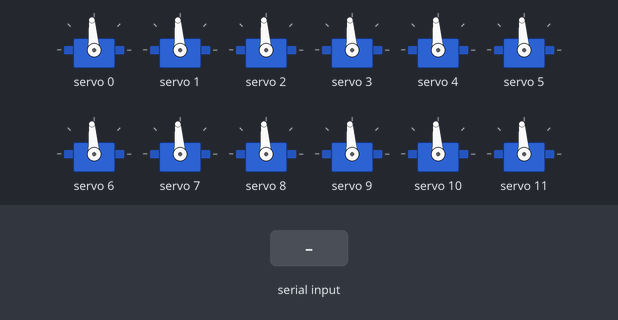
The sketch below on a simulated ESP32. Parts: 12 × servo. The test bench sets the inputs (shaded band). What the sketch prints to the serial monitor is not drawn.

Above: at 1.7 s.
1.8 s: "0\n" received over Serial
At 3.1 s:
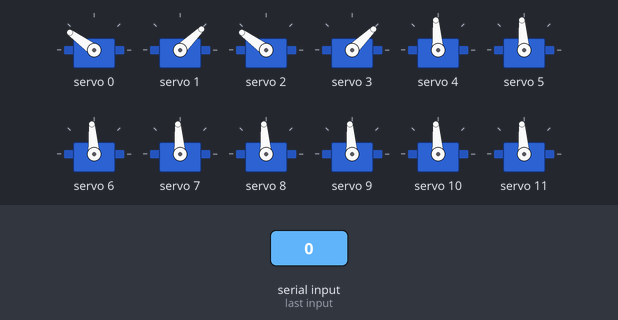
3.6 s: "2\n" received over Serial
At 5.4 s:
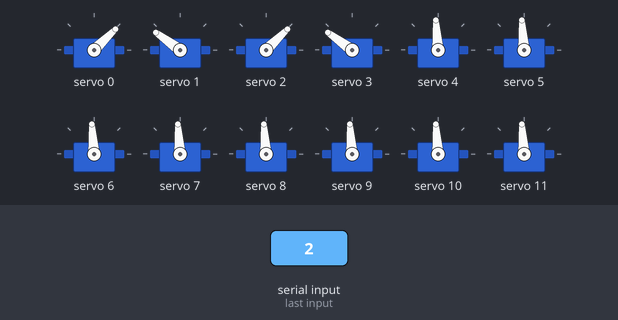
5.7 s: "3\n" received over Serial
At 7.1 s:
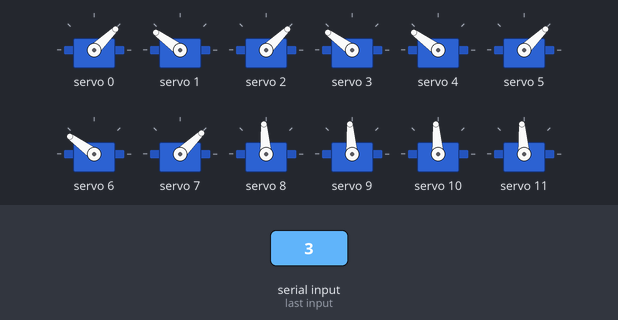
7.5 s: "1\n" received over Serial
At 8.9 s:
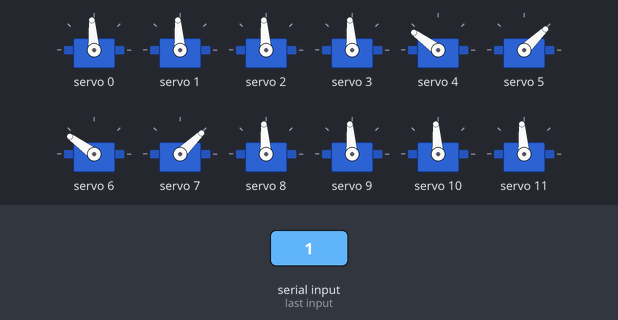
9.3 s: "5\n" received over Serial
At 10.2 s:
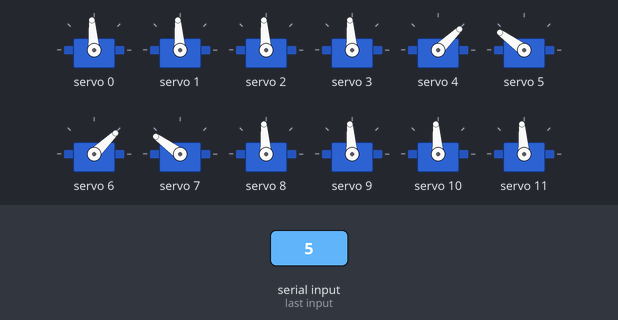
11.4 s: "0\n" received over Serial
At 12.8 s:
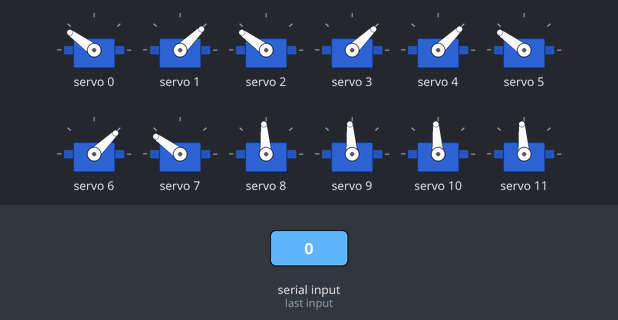
Timing chart, 0 to 14.2 s (numbered marks = the images above; inputs shaded):
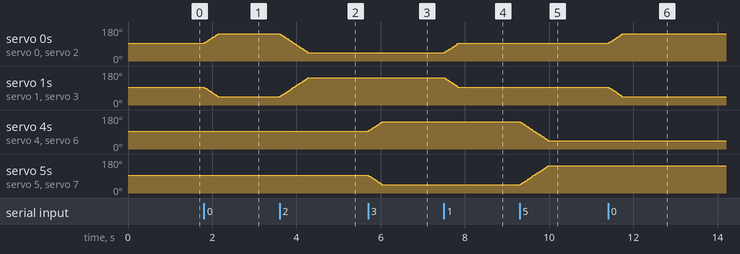

The sketch:

dot_calibrate.ino
```cpp
#include <Wire.h>
#include <Adafruit_PWMServoDriver.h>

Adafruit_PWMServoDriver pca = Adafruit_PWMServoDriver(0x40);

// =============================
// DOT SERVO SETUP
// =============================

// ESP32 I2C pins connected to the PCA9685
const int SDA_PIN = 34;
const int SCL_PIN = 33;

// PCA9685 pulse range for the servos
const int SERVO_MIN = 100;
const int SERVO_MAX = 520;


const int NUM_SERVOS = 12;

// Servos that are mounted backwards
// Add servo ports here if they move in the wrong direction
const int INVERTED_SERVOS[] = {0, 2, 4, 6, 9, 11};
const int INVERTED_SERVO_COUNT = sizeof(INVERTED_SERVOS) / sizeof(INVERTED_SERVOS[0]);

// Servo groups
const int HIP_SERVOS[]  = {0, 1, 2, 3};
const int LEG_SERVOS[]  = {4, 5, 6, 7};
const int FEET_SERVOS[] = {8, 9, 10, 11};

// Smoothing settings
const int STEP_SIZE = 2;
const int UPDATE_INTERVAL = 15;

int currentAngle[NUM_SERVOS];
int targetAngle[NUM_SERVOS];

unsigned long lastUpdate = 0;

// Offset for each servo to fix mechanical alignment
int servoOffset[NUM_SERVOS] = {
  0, 0, 0, 0,
  0, 0, 0, 0,
  0, 0, 0, 0
};

bool isInverted(int servo) {
  for (int i = 0; i < INVERTED_SERVO_COUNT; i++) {
    if (INVERTED_SERVOS[i] == servo) {
      return true;
    }
  }
  return false;
}

int angleToPulse(int angle) {
  angle = constrain(angle, 0, 180);
  return map(angle, 0, 180, SERVO_MIN, SERVO_MAX);
}

void writeServoLogical(int servo, int logicalAngle) {
  logicalAngle += servoOffset[servo];
  logicalAngle = constrain(logicalAngle, 0, 180);

  int actualAngle = logicalAngle;

  if (isInverted(servo)) {
    actualAngle = 180 - logicalAngle;
  }

  int pulse = angleToPulse(actualAngle);
  pca.setPWM(servo, 0, pulse);
}

void setServoTarget(int servo, int angle) {
  if (servo < 0 || servo >= NUM_SERVOS) return;
  targetAngle[servo] = constrain(angle, 0, 180);
}

void updateServosSmooth() {
  if (millis() - lastUpdate < UPDATE_INTERVAL) return;
  lastUpdate = millis();

  for (int servo = 0; servo < NUM_SERVOS; servo++) {
    if (currentAngle[servo] < targetAngle[servo]) {
      currentAngle[servo] += STEP_SIZE;

      if (currentAngle[servo] > targetAngle[servo]) {
        currentAngle[servo] = targetAngle[servo];
      }

      writeServoLogical(servo, currentAngle[servo]);
    }
    else if (currentAngle[servo] > targetAngle[servo]) {
      currentAngle[servo] -= STEP_SIZE;

      if (currentAngle[servo] < targetAngle[servo]) {
        currentAngle[servo] = targetAngle[servo];
      }

      writeServoLogical(servo, currentAngle[servo]);
    }
  }
}

void moveServoGroup(const int servoList[], int servoCount, int angle) {
  for (int i = 0; i < servoCount; i++) {
    setServoTarget(servoList[i], angle);
  }
}

void moveAllHipServos(int angle) {
  moveServoGroup(HIP_SERVOS, 4, angle);
}

void moveAllLegServos(int angle) {
  moveServoGroup(LEG_SERVOS, 4, angle);
}

void moveAllFeetServos(int angle) {
  moveServoGroup(FEET_SERVOS, 4, angle);
}

void standPose() {
  moveAllHipServos(110);
  moveAllLegServos(40);
  moveAllFeetServos(90);
}

void setup() {
  Serial.begin(115200);
  Wire.begin(SDA_PIN, SCL_PIN);

  pca.begin();
  pca.setPWMFreq(50);

  delay(500);

  for (int i = 0; i < NUM_SERVOS; i++) {
    currentAngle[i] = 90;
    targetAngle[i] = 90;
    writeServoLogical(i, 90);
  }

  Serial.println("Commands:");
  Serial.println("0 -> hips 45");
  Serial.println("1 -> hips 90");
  Serial.println("2 -> hips 135");
  Serial.println("3 -> legs 45");
  Serial.println("4 -> legs 90");
  Serial.println("5 -> legs 135");
  Serial.println("6 -> feet 45");
  Serial.println("7 -> feet 90");
  Serial.println("8 -> feet 135");
  Serial.println("9 -> stand pose");
}

void loop() {
  updateServosSmooth();

  if (Serial.available() > 0) {
    String input = Serial.readStringUntil('\n');
    input.trim();

    int command = input.toInt();
    int hip_angle = -1;
    int leg_angle = -1;
    int feet_angle = -1;

    if (command == 0) {
      hip_angle = 45;
    }
    else if (command == 1) {
      hip_angle = 90;
    }
    else if (command == 2) {
      hip_angle = 135;
    }
    else if (command == 3) {
      leg_angle = 45;
    }
    else if (command == 4) {
      leg_angle = 90;
    }
    else if (command == 5) {
      leg_angle = 135;
    }
    else if (command == 6) {
      feet_angle = 45;
    }
    else if (command == 7) {
      feet_angle = 90;
    }
    else if (command == 8) {
      feet_angle = 135;
    }
    else if (command == 9) {
      standPose();
    }

    if (hip_angle != -1) {
      moveAllHipServos(hip_angle);
    }

    if (leg_angle != -1) {
      moveAllLegServos(leg_angle);
    }

    if (feet_angle != -1) {
      moveAllFeetServos(feet_angle);
    }
  }
}
```

Measured:
- after the input at 1.8 s, servo 0, servo 2: moves from 94° to 144° over 0.33 s, starting at once; servo 1, servo 3: moves from 94° to 44° over 0.33 s, starting at once
- after the input at 3.6 s, servo 0, servo 2: moves from 144° to 44° over 0.66 s, starting at once; servo 1, servo 3: moves from 44° to 144° over 0.66 s, starting at once
- after the input at 5.7 s, servo 4, servo 6: moves from 94° to 144° over 0.33 s, starting at once; servo 5, servo 7: moves from 94° to 44° over 0.33 s, starting at once
- after the input at 7.5 s, servo 0, servo 2: moves from 44° to 94° over 0.33 s, starting at once; servo 1, servo 3: moves from 144° to 94° over 0.33 s, starting at once
- after the input at 9.3 s, servo 4, servo 6: moves from 144° to 44° over 0.66 s, starting at once; servo 5, servo 7: moves from 44° to 144° over 0.66 s, starting at once
- after the input at 11.4 s, servo 0, servo 2: moves from 94° to 144° over 0.33 s, starting at once; servo 1, servo 3: moves from 94° to 44° over 0.33 s, starting at once
